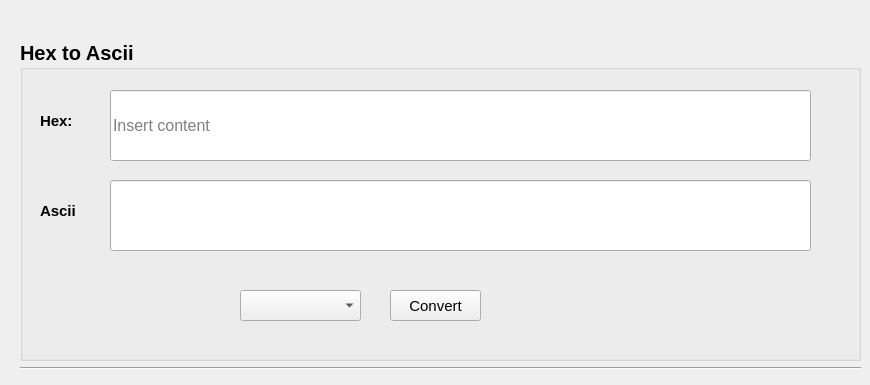
    <widget class="QWidget" name="tab_3">
     <attribute name="title">
      <string>HexToAscii</string>
     </attribute>
     <widget class="QLabel" name="H2A_HEX_label">
      <property name="geometry">
       <rect>
        <x>40</x>
        <y>110</y>
        <width>81</width>
        <height>21</height>
       </rect>
      </property>
      <property name="font">
       <font>
        <pointsize>11</pointsize>
        <weight>75</weight>
        <bold>true</bold>
       </font>
      </property>
      <property name="text">
       <string>Hex:</string>
      </property>
     </widget>
     <widget class="QLineEdit" name="H2A_HEX_lineEdit">
      <property name="geometry">
       <rect>
        <x>110</x>
        <y>90</y>
        <width>701</width>
        <height>71</height>
       </rect>
      </property>
      <property name="font">
       <font>
        <pointsize>12</pointsize>
        <weight>50</weight>
        <bold>false</bold>
       </font>
      </property>
      <property name="readOnly">
       <bool>false</bool>
      </property>
      <property name="placeholderText">
       <string>Insert content</string>
      </property>
     </widget>
     <widget class="QLabel" name="H2A_ASCII_label">
      <property name="geometry">
       <rect>
        <x>40</x>
        <y>200</y>
        <width>81</width>
        <height>21</height>
       </rect>
      </property>
      <property name="font">
       <font>
        <pointsize>11</pointsize>
        <weight>75</weight>
        <bold>true</bold>
       </font>
      </property>
      <property name="text">
       <string>Ascii</string>
      </property>
     </widget>
     <widget class="QLineEdit" name="H2A_ASCII_lineEdit">
      <property name="geometry">
       <rect>
        <x>110</x>
        <y>180</y>
        <width>701</width>
        <height>71</height>
       </rect>
      </property>
      <property name="font">
       <font>
        <pointsize>12</pointsize>
        <weight>50</weight>
        <bold>false</bold>
       </font>
      </property>
      <property name="readOnly">
       <bool>true</bool>
      </property>
      <property name="placeholderText">
       <string/>
      </property>
     </widget>
     <widget class="QGroupBox" name="H2A_groupBox">
      <property name="geometry">
       <rect>
        <x>20</x>
        <y>40</y>
        <width>841</width>
        <height>321</height>
       </rect>
      </property>
      <property name="font">
       <font>
        <pointsize>15</pointsize>
        <weight>75</weight>
        <bold>true</bold>
       </font>
      </property>
      <property name="title">
       <string>Hex to Ascii</string>
      </property>
      <widget class="QPushButton" name="H2A_pushButton">
       <property name="geometry">
        <rect>
         <x>370</x>
         <y>250</y>
         <width>91</width>
         <height>31</height>
        </rect>
       </property>
       <property name="font">
        <font>
         <pointsize>11</pointsize>
         <weight>50</weight>
         <bold>false</bold>
        </font>
       </property>
       <property name="text">
        <string>Convert</string>
       </property>
      </widget>
      <widget class="QComboBox" name="H2A_comboBox">
       <property name="geometry">
        <rect>
         <x>220</x>
         <y>250</y>
         <width>121</width>
         <height>31</height>
        </rect>
       </property>
       <property name="font">
        <font>
         <pointsize>11</pointsize>
         <weight>50</weight>
         <bold>false</bold>
        </font>
       </property>
      </widget>
     </widget>
     <widget class="QLabel" name="label_3">
      <property name="geometry">
       <rect>
        <x>690</x>
        <y>-10</y>
        <width>171</width>
        <height>61</height>
       </rect>
      </property>
      <property name="text">
       <string/>
      </property>
      <property name="pixmap">
       <pixmap>icon/bosch.png</pixmap>
      </property>
      <property name="scaledContents">
       <bool>true</bool>
      </property>
     </widget>
     <widget class="Line" name="line">
      <property name="geometry">
       <rect>
        <x>20</x>
        <y>360</y>
        <width>841</width>
        <height>16</height>
       </rect>
      </property>
      <property name="orientation">
       <enum>Qt::Horizontal</enum>
      </property>
     </widget>
     <zorder>H2A_groupBox</zorder>
     <zorder>H2A_HEX_label</zorder>
     <zorder>H2A_HEX_lineEdit</zorder>
     <zorder>H2A_ASCII_label</zorder>
     <zorder>H2A_ASCII_lineEdit</zorder>
     <zorder>label_3</zorder>
     <zorder>line</zorder>
    </widget>
